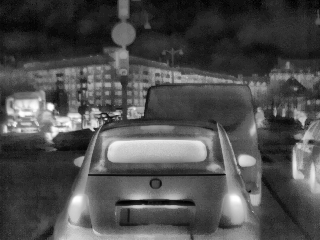
#> input picture clahe_24bit_rgb_image.png, 320 x 240 px, given in place of yeRateinYeMausamNadiKaKinara.mp4, which was not available
$ python vid2img_vertical_line_mask.py   (older library calls are emulated)
#> lines starting #> are read from the running program, lines starting #| are printed output that depends on the picture; after the words box and inside, x2 and y2 are one past the last pixel; in counts of white or black regions, pixels touching at a corner belong together; pictures that were not available may be replaced by others from this repository, and a replacement may not be noted
import cv2
import os
import numpy as np
from tqdm import tqdm
from collections import deque

class TemporalLineDetector:
    def __init__(self, history_length=5, consistency_threshold=0.6, min_line_length=30):
#> in process_video_frames, frame is the input picture: shape (240, 320, 3); min 0, max 255, mean 77.4
        self.history_length = history_length
        self.consistency_threshold = consistency_threshold
        self.min_line_length = min_line_length
        self.frame_history = deque(maxlen=history_length)
        self.mask_history = deque(maxlen=history_length)

    def detect_vertical_lines(self, frame):
        # Convert frame to grayscale if it's not already
        if len(frame.shape) == 3:
            gray = cv2.cvtColor(frame, cv2.COLOR_BGR2GRAY)
        else:
            gray = frame

        # Store original frame in history
        self.frame_history.append(gray.copy())

        # Apply preprocessing for old black and white video
        gray = cv2.normalize(gray, None, 0, 255, cv2.NORM_MINMAX)

        # Apply adaptive histogram equalization to enhance contrast
        clahe = cv2.createCLAHE(clipLimit=2.0, tileGridSize=(8,8))
        gray = clahe.apply(gray)
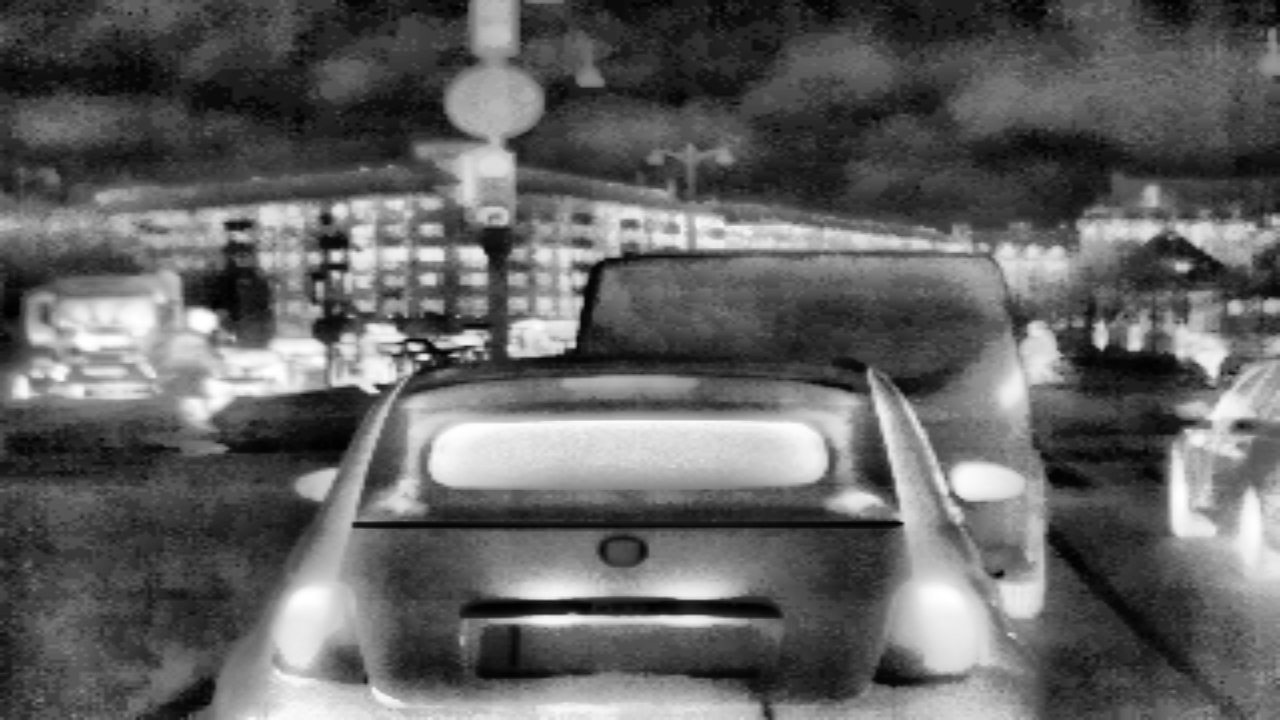
#> gray: shape (720, 1280); min 0, max 255, mean 98.1

        # Apply Gaussian blur to reduce noise
        blurred = cv2.GaussianBlur(gray, (3, 3), 0)

        # Enhance vertical structures
        kernel_vertical = cv2.getStructuringElement(cv2.MORPH_RECT, (1, 21))
        vertical_enhanced = cv2.morphologyEx(blurred, cv2.MORPH_TOPHAT, kernel_vertical)

        # Use Sobel operator to detect vertical edges with increased sensitivity
        sobelx = cv2.Sobel(blurred, cv2.CV_64F, 1, 0, ksize=3)
        sobely = cv2.Sobel(blurred, cv2.CV_64F, 0, 1, ksize=3)
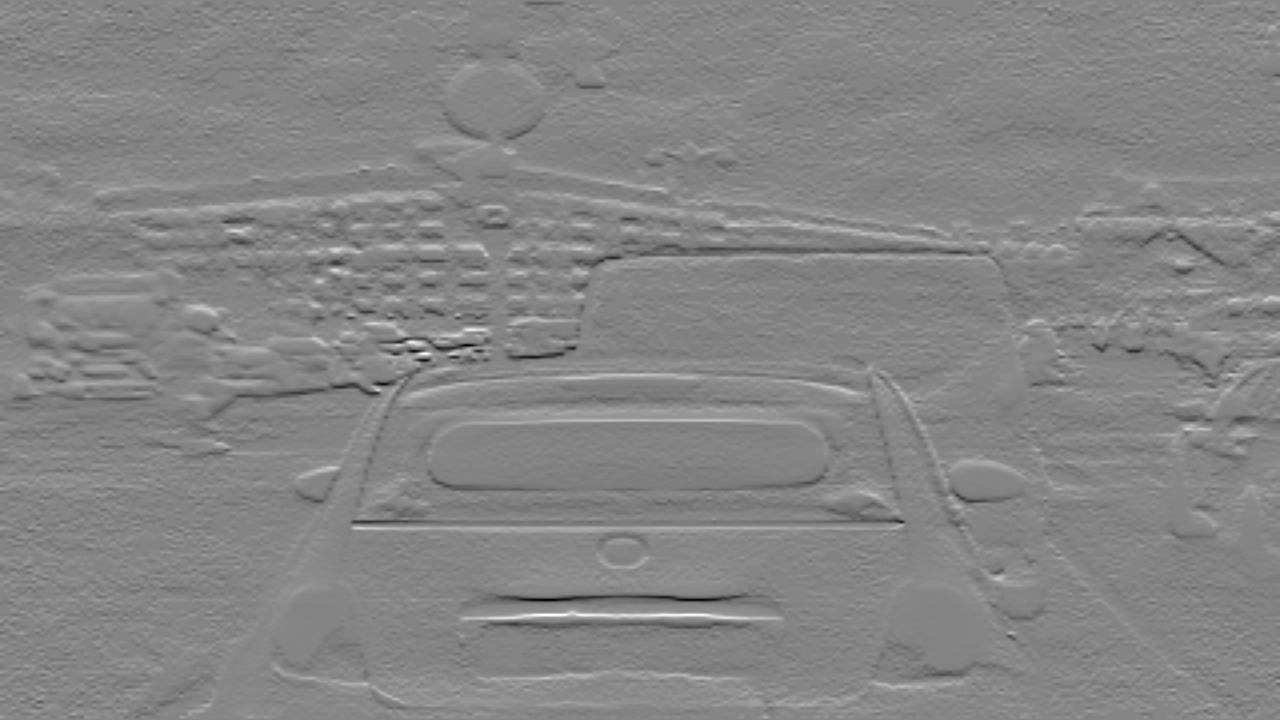
#> sobely: shape (720, 1280) float64; min -523, max 479, mean 1.3; drawn with min black and max white

        # Calculate gradient magnitude and direction
        magnitude = np.sqrt(sobelx**2 + sobely**2)
        magnitude_normalized = cv2.normalize(magnitude, None, 0, 255, cv2.NORM_MINMAX).astype(np.uint8)
        angle = np.arctan2(sobely, sobelx) * 180 / np.pi
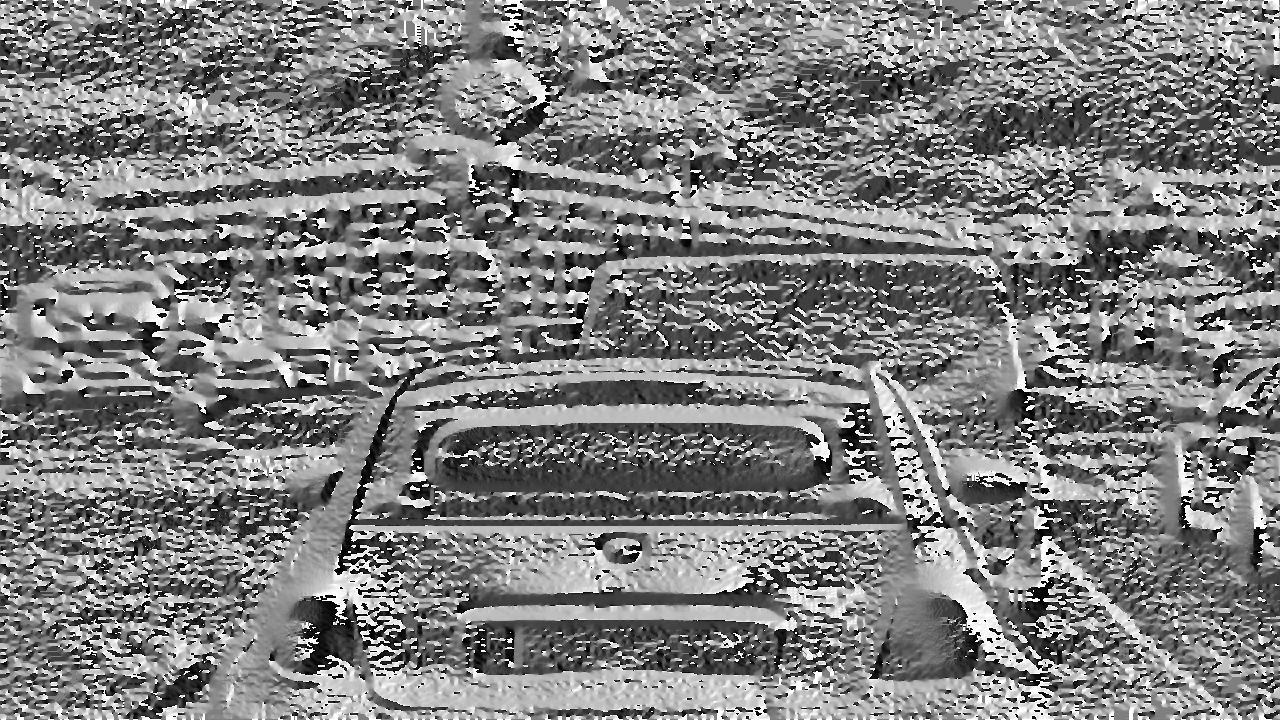
#> angle: shape (720, 1280) float64; min -179.8, max 180, mean -0.2; drawn with min black and max white

        # Create initial mask for vertical lines with relaxed constraints
        mask = np.zeros_like(gray)
        vertical_condition = (np.abs(angle) > 80) & (np.abs(angle) < 100)  # Relaxed angle constraint
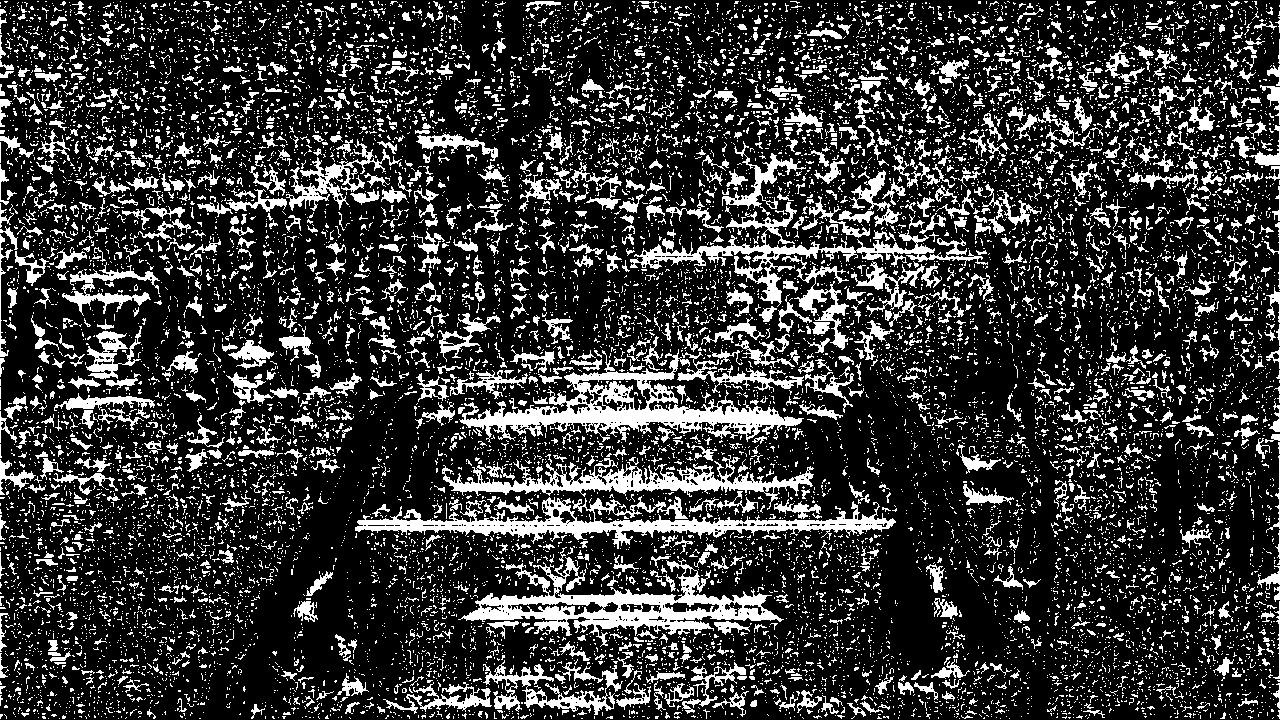
#> vertical_condition: shape (720, 1280) bool; 21.4% white; 15282 white regions (13747 under 20 px), largest, box (x1, y1, x2, y2) and area: (459, 349, 804, 443) 8794, (458, 557, 784, 647) 8449, (355, 496, 896, 549) 7918
        magnitude_threshold = np.percentile(magnitude_normalized, 85)  # Adaptive threshold
#> magnitude_threshold = 29
        magnitude_condition = magnitude_normalized > magnitude_threshold
#> magnitude_condition: shape (720, 1280) bool; 14.7% white; 1922 white regions (1562 under 20 px), largest, box (x1, y1, x2, y2) and area: (61, 214, 1027, 552) 28086, (498, 0, 993, 362) 11991, (380, 407, 842, 518) 6874
        mask[vertical_condition & magnitude_condition] = 255

        # Apply morphological operations to connect nearby vertical lines
        kernel_connect = cv2.getStructuringElement(cv2.MORPH_RECT, (1, 7))
        mask = cv2.dilate(mask, kernel_connect, iterations=1)
        mask = cv2.erode(mask, kernel_connect, iterations=1)

        # Store mask in history
        self.mask_history.append(mask)

        # Only process if we have enough history
        if len(self.mask_history) == self.history_length:
            # Create temporal consistency mask
            temporal_mask = np.zeros_like(mask)

            # Find lines that appear consistently across frames with relaxed threshold
            consistent_pixels = np.sum(np.stack(self.mask_history) > 0, axis=0)
            temporal_mask[consistent_pixels >= (self.consistency_threshold * self.history_length)] = 255

            # Remove short lines
            num_labels, labels, stats, centroids = cv2.connectedComponentsWithStats(temporal_mask)
            for i in range(1, num_labels):
                if stats[i, cv2.CC_STAT_HEIGHT] < self.min_line_length:
                    temporal_mask[labels == i] = 0

            # Final clean up
            kernel_cleanup = cv2.getStructuringElement(cv2.MORPH_RECT, (1, 3))
            mask = cv2.morphologyEx(temporal_mask, cv2.MORPH_CLOSE, kernel_cleanup)

        # Convert mask to 3-channel for display
        mask_3ch = np.zeros((gray.shape[0], gray.shape[1], 3), dtype=np.uint8)
        mask_3ch[:, :, 0] = mask  # Blue channel
        mask_3ch[:, :, 1] = mask  # Green channel
        mask_3ch[:, :, 2] = mask  # Red channel

        # For debugging: add text showing detection parameters
        cv2.putText(mask_3ch, f"Detected lines: {np.count_nonzero(mask)/255}",
                    (10, 20), cv2.FONT_HERSHEY_SIMPLEX, 0.5, (0,255,0), 1)
        cv2.putText(mask_3ch, f"Threshold: {magnitude_threshold:.1f}",
                    (10, 40), cv2.FONT_HERSHEY_SIMPLEX, 0.5, (0,255,0), 1)
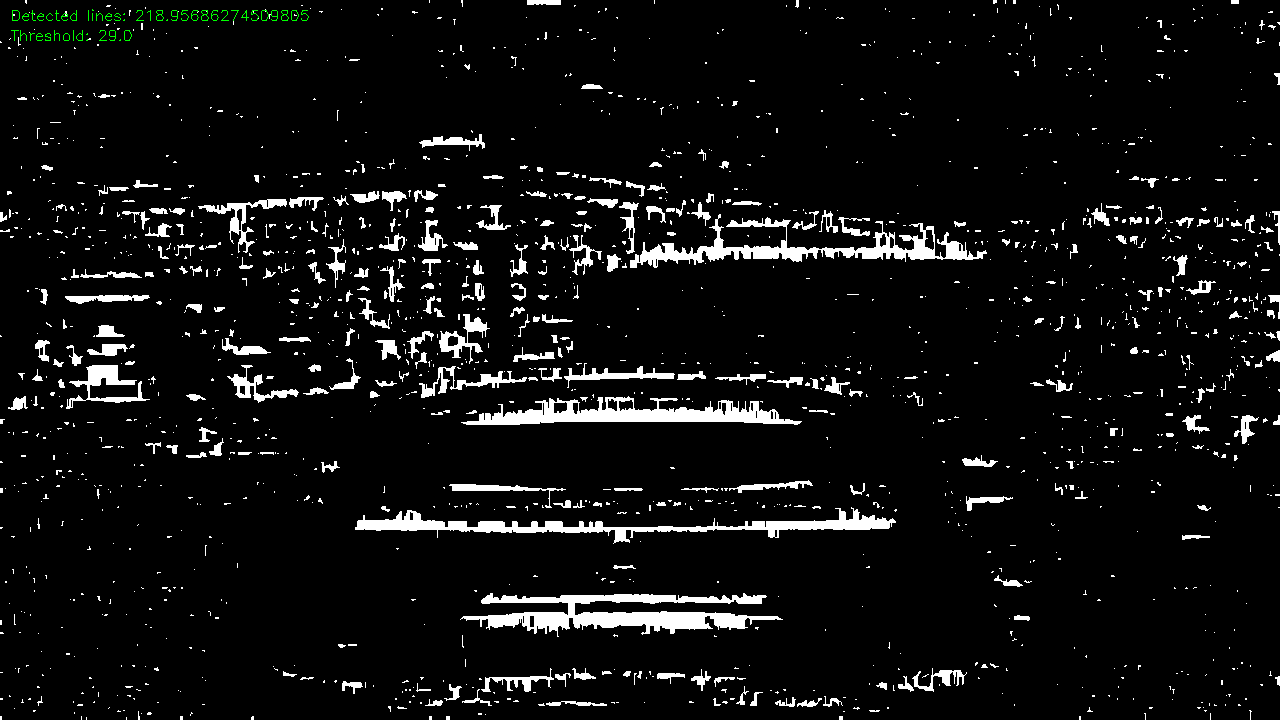
#> mask_3ch: shape (720, 1280, 3); mean of channels 0, 1, 2 15.4, 15.7, 15.4; drawn as B, G, R

        return mask_3ch

def process_video_frames(video_path, output_base_folder, width=1280, height=720, frames_per_folder=2500,
                    start_frame=0, test_mode=False, test_duration_sec=60):
    # Create the base output folder if it doesn't exist
    os.makedirs(output_base_folder, exist_ok=True)

    # Create separate folders for original and mask frames
    orig_base_folder = os.path.join(output_base_folder, "original")
    mask_base_folder = os.path.join(output_base_folder, "mask")
    os.makedirs(orig_base_folder, exist_ok=True)
    os.makedirs(mask_base_folder, exist_ok=True)

    # Initialize the temporal line detector
    line_detector = TemporalLineDetector(history_length=15,  # Analyze 15 frames of history
                                       consistency_threshold=0.8,  # Line must appear in 80% of frames
                                       min_line_length=50)  # Minimum vertical line length in pixels

    # Open the video file with FFMPEG backend
    os.environ["OPENCV_FFMPEG_CAPTURE_OPTIONS"] = "video_codec;h264"
    cap = cv2.VideoCapture(video_path)

    if not cap.isOpened():
        print(f"Error: Could not open video {video_path}")
        return

    # Get video properties
    total_frames = int(cap.get(cv2.CAP_PROP_FRAME_COUNT))
    fps = int(cap.get(cv2.CAP_PROP_FPS))

    # If in test mode, only process first minute
    if test_mode:
        frames_to_process = min(total_frames, fps * test_duration_sec)
        print(f"Test mode: Processing only first {test_duration_sec} seconds ({frames_to_process} frames)")
    else:
        frames_to_process = total_frames

    # Set up video writers for the side-by-side comparison
    fourcc = cv2.VideoWriter_fourcc(*'mp4v')
    video_name = "test_output.mp4" if test_mode else "combined_output.mp4"
    combined_video_path = os.path.join(output_base_folder, video_name)
    out = cv2.VideoWriter(combined_video_path, fourcc, fps, (width * 2, height))

    # Set the starting frame
    cap.set(cv2.CAP_PROP_POS_FRAMES, start_frame)

    frame_number = 0
    orig_folder_count = mask_folder_count = 1
    current_orig_folder = os.path.join(orig_base_folder, f"video_{orig_folder_count}")
    current_mask_folder = os.path.join(mask_base_folder, f"video_{mask_folder_count}")
    os.makedirs(current_orig_folder, exist_ok=True)
    os.makedirs(current_mask_folder, exist_ok=True)

    with tqdm(total=frames_to_process - start_frame, desc="Processing Frames", unit="frame") as pbar:
        while frame_number < frames_to_process:
            ret, frame = cap.read()
            if not ret:
                break

            # Resize the frame to HD resolution
            resized_frame = cv2.resize(frame, (width, height))

            # Create mask for vertical lines using temporal detection
            mask = line_detector.detect_vertical_lines(resized_frame)

            # The mask is already in 3 channels
            mask_3ch = mask  # No conversion needed since detect_vertical_lines returns 3-channel image

            # Create side-by-side display
            combined = np.hstack((resized_frame, mask_3ch))
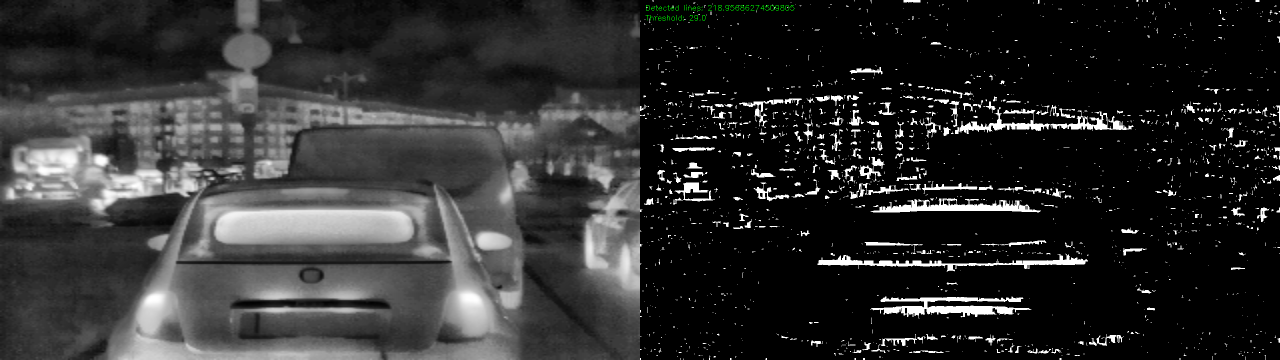
#> combined: shape (720, 2560, 3) (shown at 1/2 size); mean B, G, R 46.4, 46.5, 46.4
            out.write(combined)

            # Save original frame
            frame_name = f"{(frame_number % frames_per_folder) + 1:05d}.png"
            orig_frame_path = os.path.join(current_orig_folder, frame_name)
            cv2.imwrite(orig_frame_path, resized_frame)

            # Save mask frame
            mask_frame_path = os.path.join(current_mask_folder, frame_name)
            cv2.imwrite(mask_frame_path, mask)

            frame_number += 1
            pbar.update(1)

            # Check if we need new folders
            if frame_number % frames_per_folder == 0:
                orig_folder_count += 1
                mask_folder_count += 1
                current_orig_folder = os.path.join(orig_base_folder, f"video_{orig_folder_count}")
                current_mask_folder = os.path.join(mask_base_folder, f"video_{mask_folder_count}")
                os.makedirs(current_orig_folder, exist_ok=True)
                os.makedirs(current_mask_folder, exist_ok=True)

    # Release the video capture and writer objects
    cap.release()
    out.release()
    print(f"Processing complete. Output saved in: {output_base_folder}")
    print(f"Side-by-side video saved as: {combined_video_path}")

if __name__ == "__main__":
    try:
        video_path = "/media/kisna/bkp_data/DeOldify/video_data/videos/yeRateinYeMausamNadiKaKinara.mp4"
        # Extract video filename without extension and use it as output folder name
        video_filename = os.path.splitext(os.path.basename(video_path))[0]

        # Create test mode folder if in test mode
        test_mode = True  # Set to False for full video processing
        folder_suffix = "_test" if test_mode else "_with_masks"
        output_base_folder = os.path.join(os.path.dirname(video_path), f"{video_filename}{folder_suffix}")

        # Try to convert the video to H264 format first if needed
        temp_video_path = os.path.join(output_base_folder, "temp_video.mp4")
        os.makedirs(output_base_folder, exist_ok=True)

        if test_mode:
            # For test mode, extract only first 30 seconds of video
            os.system(f'ffmpeg -i "{video_path}" -t 30 -c:v libx264 -crf 23 "{temp_video_path}" -y')
        else:
            # Convert full video to H264 format
            os.system(f'ffmpeg -i "{video_path}" -c:v libx264 -crf 23 "{temp_video_path}" -y')

        # Process the video frames
        process_video_frames(temp_video_path if os.path.exists(temp_video_path) else video_path,
                           output_base_folder, start_frame=1,
                           test_mode=test_mode, test_duration_sec=30)

        # Clean up temporary file
        if os.path.exists(temp_video_path):
            os.remove(temp_video_path)

    except Exception as e:
        print(f"Error processing video: {str(e)}")
